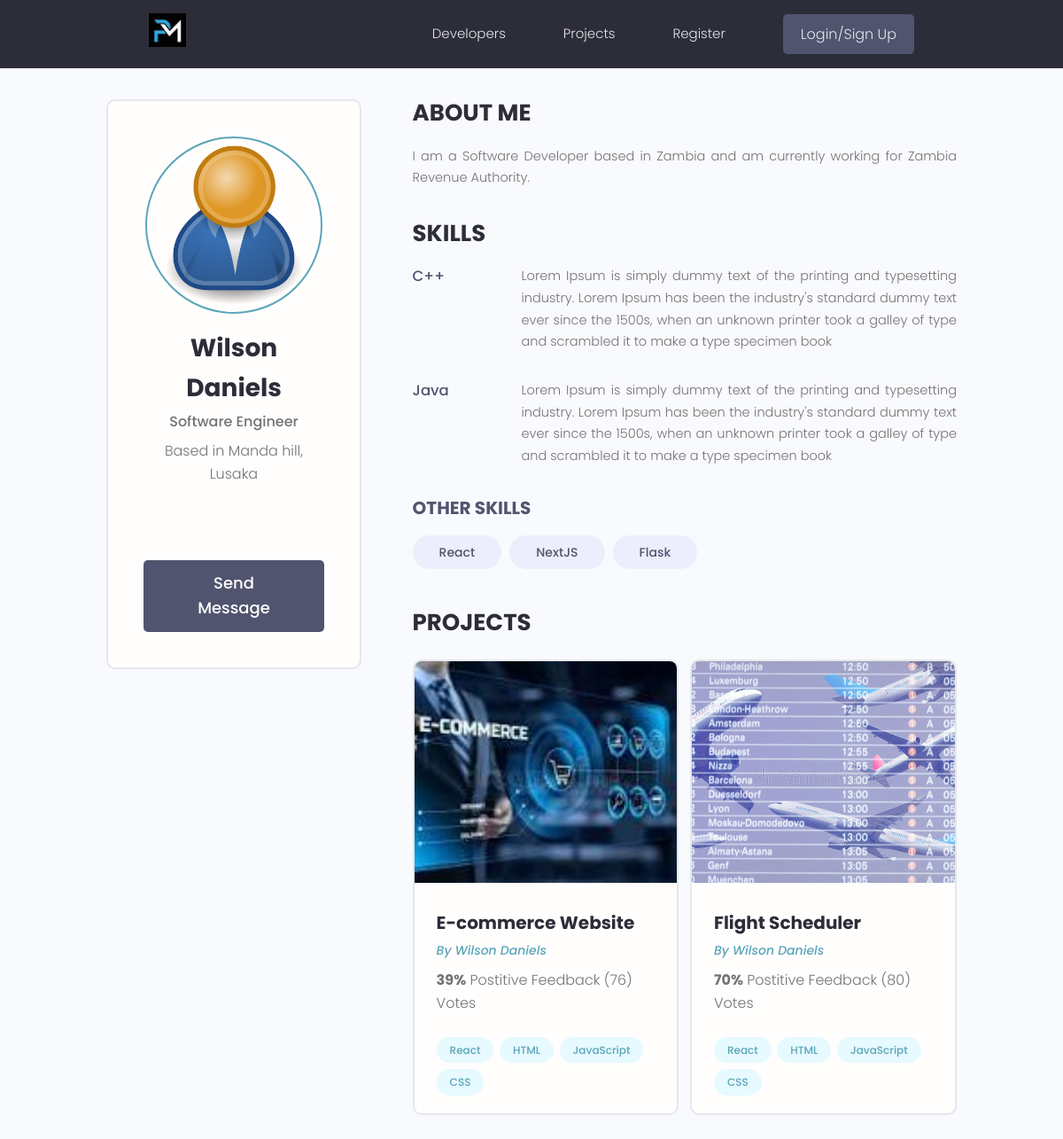
The page /profile/929bd2a6-204b-4c61-9475-3aba3c3c3811/ on the database as committed earlier.
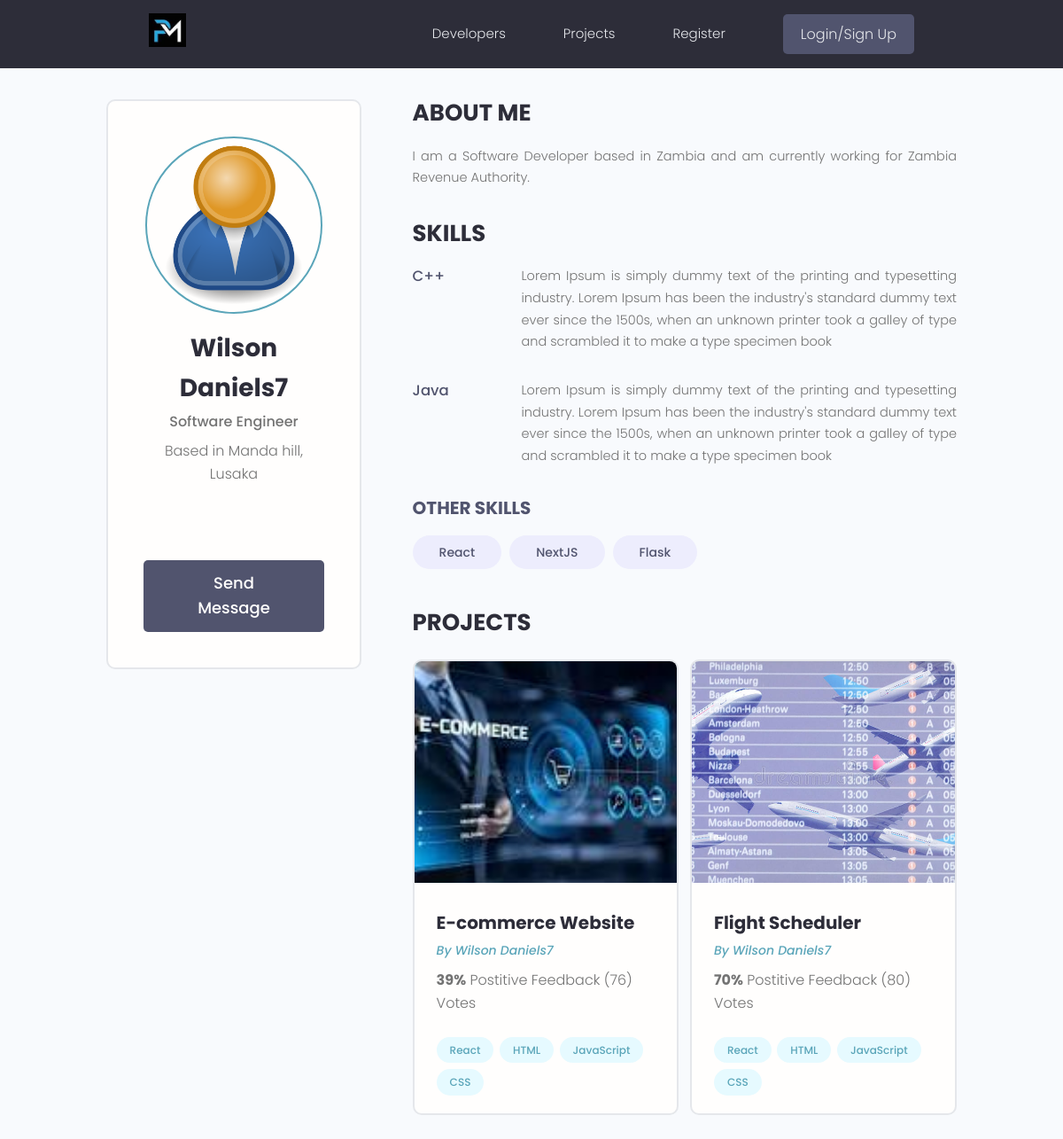
The same page on the database as committed later.
### users/models.py (models this page shows, shortened)
class Profile(models.Model):
    user = models.OneToOneField(User, on_delete=models.CASCADE, null=True, blank=True)
    name = models.CharField(max_length=200, blank=True, null=True)
    username = models.CharField(max_length=200, blank=True, null=True)
    location = models.CharField(max_length=200, blank=True, null=True)
    email = models.EmailField(max_length=500, null=True, blank=True)
    short_intro = models.CharField(max_length=200, null=True, blank=True)
    bio = models.TextField(null=True, blank=True)
    profile_image = models.ImageField(
        null=True, blank=True, upload_to="profiles/", default="profiles/user-default.png")
    social_github = models.CharField(max_length=200, blank=True, null=True)
    social_facebook = models.CharField(max_length=200, blank=True, null=True)
    social_linkedin = models.CharField(max_length=200, blank=True, null=True)
    social_twitter = models.CharField(max_length=200, blank=True, null=True)
    social_youtube = models.CharField(max_length=200, blank=True, null=True)
    social_website = models.CharField(max_length=200, blank=True, null=True)
    created = models.DateTimeField(auto_now_add=True)
    id = models.UUIDField(default=uuid.uuid4, unique=True,
                           primary_key=True, editable=False)

### users/views.py (the view)
# urls.py: path('profile/<str:pk>/', views.userProfile, name="user-profile"),
def userProfile(request, pk):
    profile = Profile.objects.get(id=pk)
    topSkills = profile.skill_set.exclude(description__exact='')
    otherSkills = profile.skill_set.filter(description='')
    context = {
        'profile': profile,
        'topSkills': topSkills,
        'otherSkills': otherSkills,
    }
    return render(request, 'users/user-profile.html', context)

### projects/models.py (called while the page is built)
    def __str__(self):
        return self.name

### users/models.py (called while the page is built)
    def __str__(self):
        return str(self.name)

### users/templates/users/user-profile.html (shortened to what this page needs)
{% extends 'main.html' %}
{% block content %}
  <main class="profile my-md">
    <div class="container">
      <div class="layout">
        <div class="column column--1of3">
          <div class="card text-center">
            <div class="card__body dev">
              <img class="avatar avatar--xl" src="{{ profile.profile_image.url }}" />
              <h2 class="dev__name">{{ profile.name }}</h2>
              <p class="dev__title">{{ profile.short_intro }}</p>
              <p class="dev__location">Based in {{ profile.location }}</p>
              <ul class="dev__social">
              </ul>
              <a href="#" class="btn btn--sub btn--lg">Send Message </a>
            </div>
          </div>
        </div>
        <div class="column column--2of3">
          <div class="devInfo">
            <h3 class="devInfo__title">About Me</h3>
            <p class="devInfo__about">{{ profile.bio }}</p>
          </div>
          <div class="devInfo">
            <h3 class="devInfo__title">Skills</h3>
            <div class="devInfo__skills">
                {% for skill in topSkills %}
                    <div class="devSkill">
                        <h4 class="devSkill__title">{{ skill.name }}</h4>
                        <p class="devSkill__info">{{ skill.description }}</p>
                    </div>
                {% endfor %}
              <h3 class="devInfo__subtitle">Other Skills</h3>
              <div class="devInfo__otherSkills">
                {% for skill in otherSkills %}
                    <span class="tag tag--pill tag--sub tag--lg">
                    <small>{{ skill }}</small>
                    </span>
                {% endfor %}
              </div>
            </div>
          </div>
          <div class="devInfo">
            <h3 class="devInfo__title">Projects</h3>
            <div class="grid grid--two">
                {% for project in profile.project_set.all %}
                    <div class="column">
                        <div class="card project">
                        <a href="{% url 'project' project.id %}" class="project">
                            <img class="project__thumbnail" src="{{ project.featured_image.url }}" alt="project thumbnail" />
                            <div class="card__body">
                            <h3 class="project__title">{{ project.title }}</h3>
                            <p><a class="project__author" href="{% url 'user-profile' profile.id %}">By {{ profile.name }}</a></p>
                            <p class="project--rating">
                                <span style="font-weight: bold;">{{ project.vote_ratio }}%</span> Postitive
                                Feedback ({{ project.vote_total }}) Vote{{ project.vote_total|pluralize:"s" }}
                            </p>
                            <div class="project__tags">
                                {% for tag in project.tags.all %}
                                <span class="tag tag--pill tag--main">
                                <small>{{ tag }}</small>
                                </span>
                                {% endfor %}
                            </div>
                            </div>
                        </a>
                        </div>
                    </div>
              {% endfor %}
            </div>
          </div>
        </div>
      </div>
    </div>
  </main>
{% endblock content %}

Rows that differ between the two databases and show on the page:
changed Profile "Software Engineer": name "Wilson Daniels" → "Wilson Daniels7"
